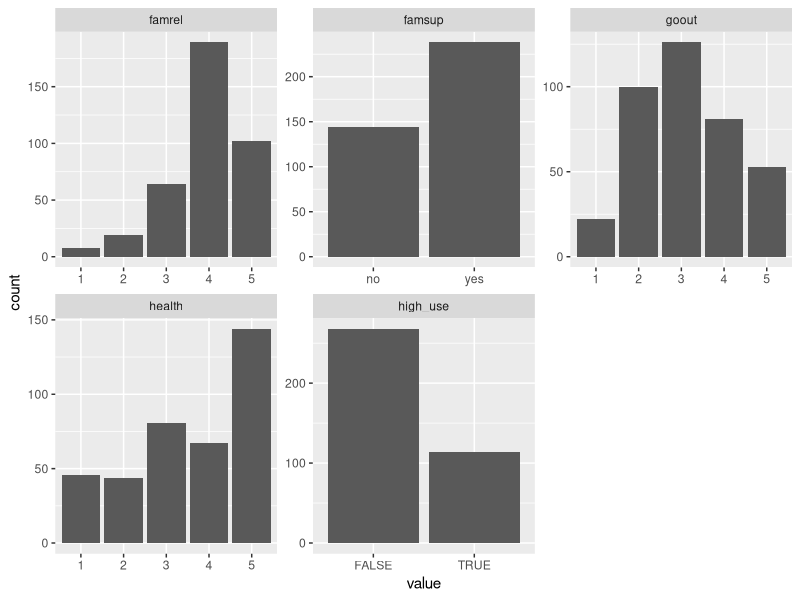
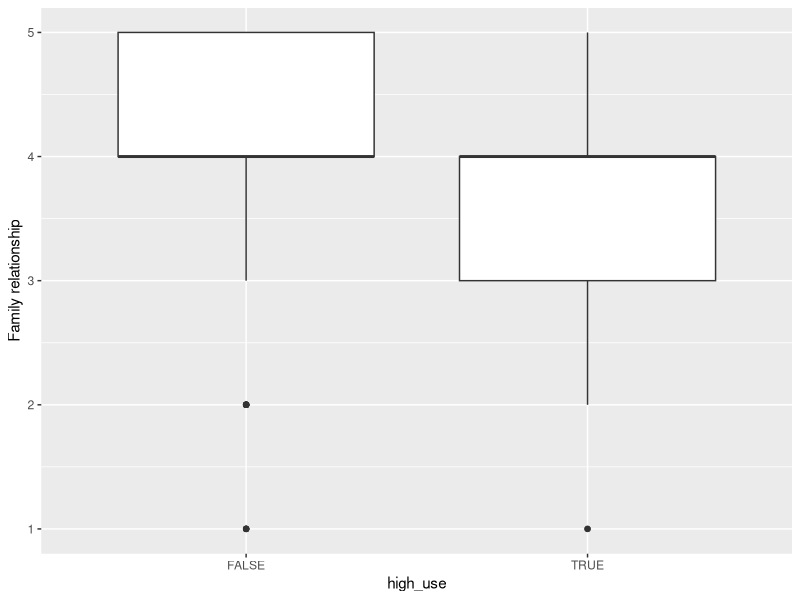
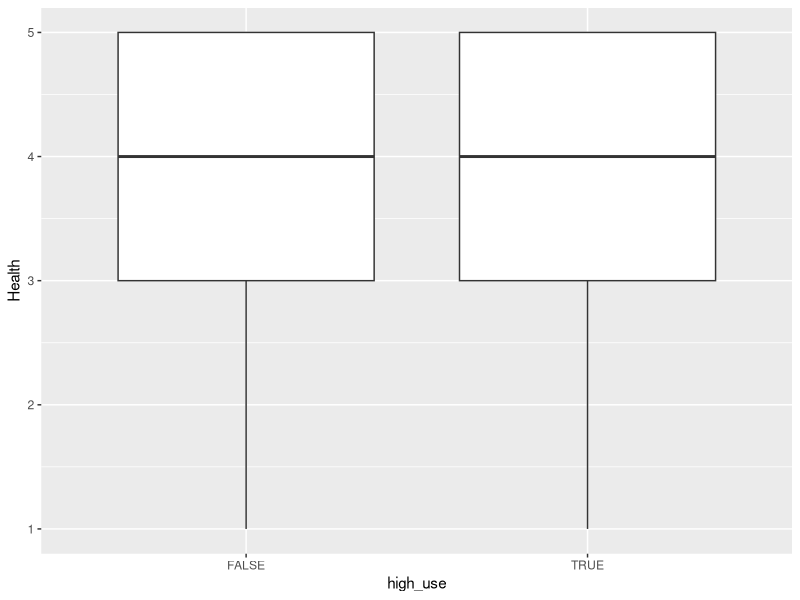
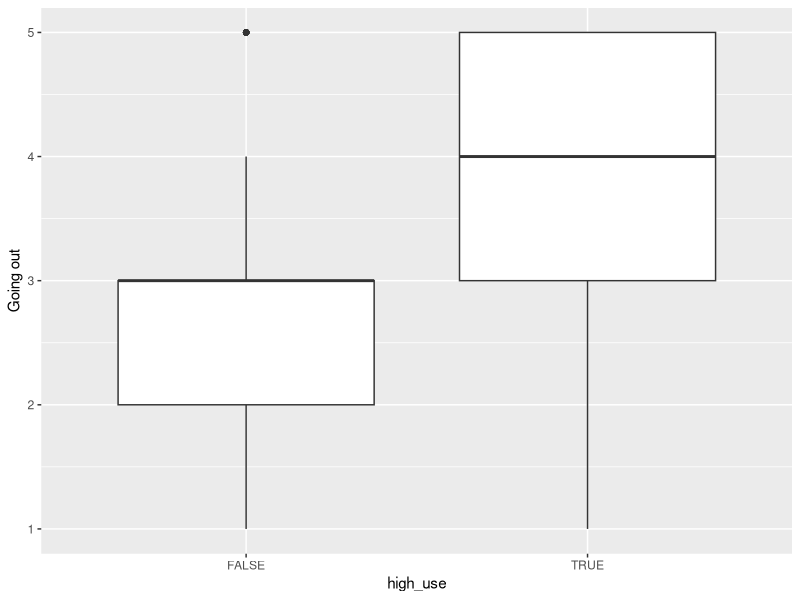
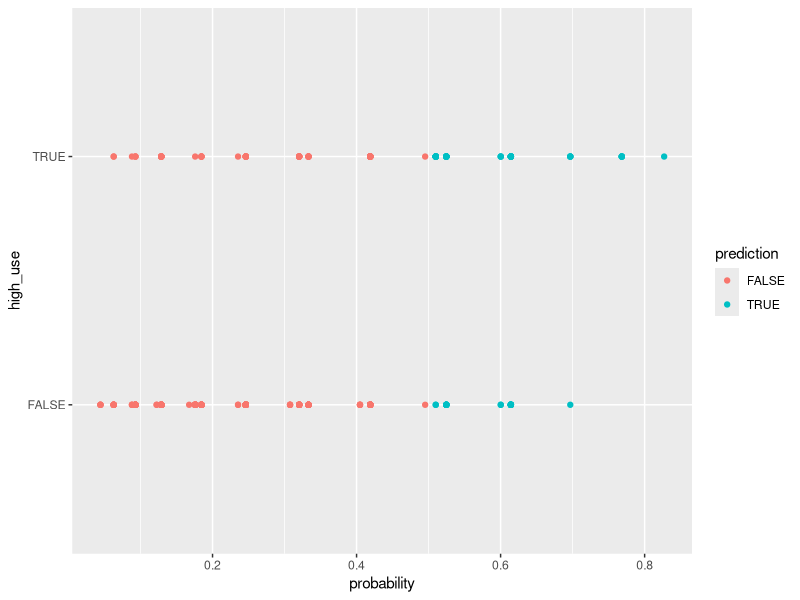

Recreate these plots in R, in order.
## ---- chunk 1
library(dplyr)
library(ggplot2)
library(GGally)
library(tidyr)
## ---- chunk 2
alc <- read.table(file = 'data/alc.txt', header = T)
## ---- chunk 3
glimpse(alc)
## ---- chunk 4
alc_sub <- alc[,c("famsup","famrel","goout","health", "high_use")]

# use gather() to gather columns into key-value pairs and then glimpse() at the resulting data
gather(alc_sub) %>% glimpse

# draw a bar plot of each variable
gather(alc_sub) %>% ggplot(aes(value)) + facet_wrap("key", scales = "free") + geom_bar()
## ---- chunk 5
# initialize a plot of high_use and family relations
g1 <- ggplot(alc, aes(x = high_use, y = famrel))


# define the plot as a boxplot and draw it
g1 + geom_boxplot() + ylab("Family relationship")

## ---- chunk 6
# initialise a plot of high_use and health
g2 <- ggplot(alc, aes(x = high_use, y = health))

# define the plot as a boxplot and draw it
g2 + geom_boxplot() + ylab("Health")
## ---- chunk 7
# initialise a plot of high_use and going out
g2 <- ggplot(alc, aes(x = high_use, y = goout))

# define the plot as a boxplot and draw it
g2 + geom_boxplot() + ylab("Going out")
## ---- chunk 8
#create crosstab from high use and famsup

xtabs(~alc$high_use+alc$famsup)
## ---- chunk 9
alcm <- glm(high_use ~ famrel + famsup + goout + health, data = alc, family = "binomial")
summary(alcm)
## ---- chunk 10
alcm2 <- glm(high_use ~ famrel + goout, data = alc, family = "binomial")
summary(alcm2)
coef(alcm2)
## ---- chunk 11
OR <- coef(alcm2) %>% exp
CI <- exp(confint(alcm2))

cbind(OR, CI)
## ---- chunk 12
probabilities <- predict(alcm2, type = "response")

alc <- mutate(alc, probability = probabilities)

alc <- mutate(alc, prediction = probability > 0.5)

table(high_use = alc$high_use, prediction = alc$prediction)
## ---- chunk 13
logmodg <- ggplot(alc, aes(x = probability, y = high_use, col = prediction))
logmodg + geom_point()
## ---- chunk 14
table(high_use = alc$high_use, prediction = alc$prediction) %>% prop.table() %>% addmargins()
## ---- chunk 15

# the logistic regression model m and dataset alc with predictions are available

# define a loss function (mean prediction error)
loss_func <- function(class, prob) {
  n_wrong <- abs(class - prob) > 0.5
  mean(n_wrong)
}

# call loss_func to compute the average number of wrong predictions in the (training) data
loss_func(class = alc$high_use, prob = alc$probability)
## ---- chunk 16

alc$all_false[alc$prediction == TRUE] <- FALSE
alc$all_false[alc$prediction == FALSE] <- FALSE

loss_func(class = alc$high_use, prob = alc$all_false)
## ---- chunk 17
library(boot)
cv <- cv.glm(data = alc, cost = loss_func, glmfit = alcm2, K = 10)
cv$delta[1]
